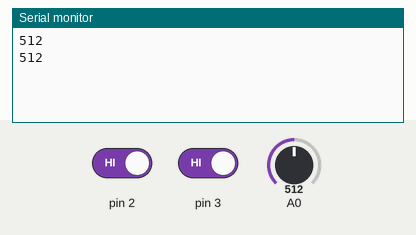
Simulated run of this sketch. Board: Arduino Uno, built with avr-gcc and run on an emulated ATmega328P. Parts: the last lines printed to the serial monitor. The test bench sets the inputs (shaded band); at power-on: pin 2 HIGH, pin 3 HIGH, A0 = 512.

Above: at 1.8 s.
1.9 s: pin 2 driven LOW
At 2.4 s:
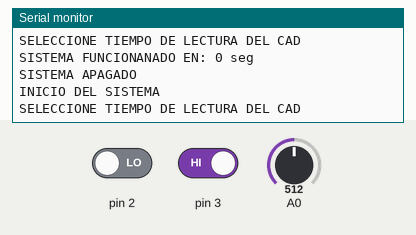
3.4 s: pin 2 driven HIGH and pin 3 driven LOW
At 4.4 s:
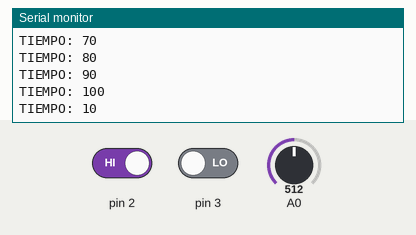
5.0 s: pin 2 driven LOW
At 8.44 s:
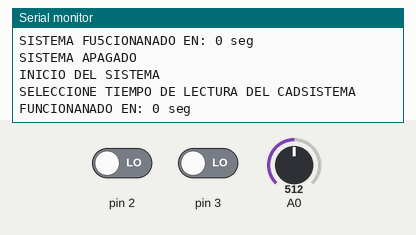
9.1 s: pin 2 driven HIGH
At 9.9 s:
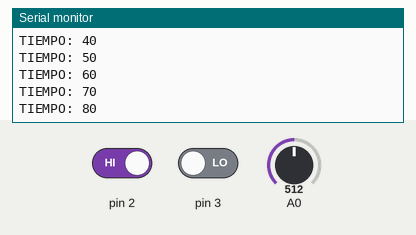
11.8 s: pin 2 driven LOW
At 12.12 s:
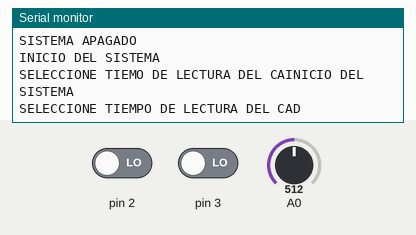
15.8 s: pin 2 driven HIGH
At 17.1 s:
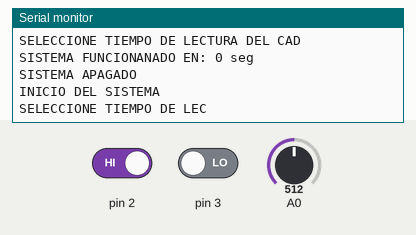
Timing chart, 0 to 18.3 s (numbered marks = the images above; inputs shaded):
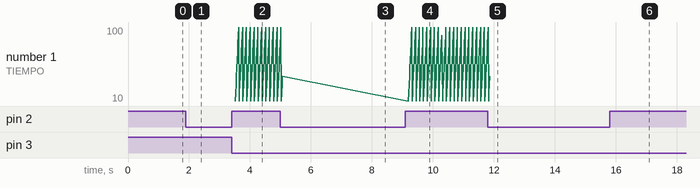

Measured:
- after the input at 1.9 s, the serial monitor: prints a new line at once (image 1)
- after the input at 3.4 s, the serial monitor: prints a new line after 0.12 s (image 2)
- after the input at 5.0 s, the serial monitor: prints a new line after 0.08 s (image 3)
- after the input at 9.1 s, the serial monitor: prints a new line after 0.10 s (image 4)
- after the input at 11.8 s, the serial monitor: prints a new line after 0.08 s (image 5)
- plotted number 1: 40 → 90 after the input at 9.1 s

The sketch:

codigo24.ino
```cpp
/*
  * UNIDAD V: FUNCIONES ESPECÍFICAS
  * CÓDIGO 24: MANEJO DE MODOS POWER SAVE
  * OBJETIVO: Realizar lecturas del conversor análogo digital y luego apagarlo por el tiempo establecido por el usuario funciones:
  *           power_xx_disable(): Deshabilita el modo
  *           power_xx_enable(): Habilita el modo
  *           xx: adc
  *           timer0
  *           lcd
  *           timer1
  *           usart
  *           all
  *           https://www.nongnu.org/avr-libc/user- manual/group avr power.html
  * NOMBRE: Pablo Ulcuango
  */

#include <MsTimer2.h>  // librería timer 2
#include <avr/power.h> // librería power
#include <avr/sleep.h> // librería sleep

int on=0;               // variable de encendido y modos del sistema
int tiempo=0;           // variable de selección de tiempo para toma de datos
int cont=0;             // conteo de timer 2

void setup() {
  Serial.begin(9600);                         //inicia cx serial
  MsTimer2::set(1000, reloj);                 //configura timer 2 a un segundo
  attachInterrupt(0,activacion,LOW);
  attachInterrupt(1,configuracion,LOW);
  power_adc_disable();                        //deshabilidad adc
}

void loop() {
  Serial.println(analogRead(0));              //confirmación de desactivación del cad
  delay(1000);
}

void activacion (){                           // rutina de interrupción 0
  switch(on){
    case 0:                                   // caso de activación
      Serial.println("INICIO DEL SISTEMA");
      Serial.println("SELECCIONE TIEMPO DE LECTURA DEL CAD");
      on++;
    break;

    case 1:                                  // caso de selección de tiempo
      Serial.println(String("SISTEMA FUNCIONANADO EN: ")+String(tiempo)+String(" seg"));
      MsTimer2::start();                     // activa timer
      on++;
    break;

    case 2:                                 // sistema apagado
      Serial.println("SISTEMA APAGADO");
      tiempo=0;
      on=0;
      MsTimer2::stop();                     // detiene timer
      power_adc_disable();                  // deshabilidad adc
    break;
  }
}
void configuracion(){                       // rutina interrupcion 1
  if(on==1){
    tiempo=tiempo+10;
    if(tiempo<110){
      Serial.println(String("TIEMPO: ")+String(tiempo));
    }
    else tiempo=0;
  }
}
void reloj(){                                                  // rutina de timer 2
  cont++;                                                      // cuenta cada segundo
  Serial.println(String("Lectura en: ")+String(tiempo- cont)); // mensaje de tiempo
  if(cont==tiempo){                                            // comparación con selección de usuario
    power_adc_enable();                                        // habilita adc
    delay(10);
    Serial.println(analogRead(0));                             // realiza la lectura
    cont=0;                                                    // contador a cero
  }
}
```
